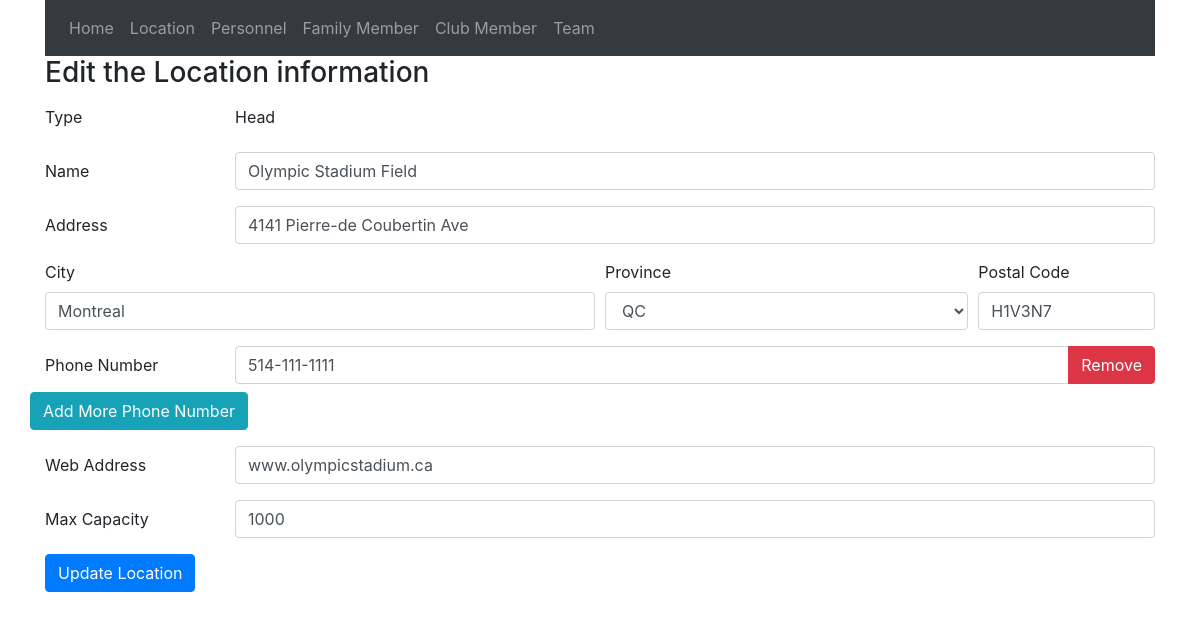
Page /Location/edit_location/1 on the committed database.
### tables this page shows
CREATE TABLE Location (
    location_id INT AUTO_INCREMENT PRIMARY KEY,
    location_name VARCHAR(100) NOT NULL,
    location_type ENUM('Head','Branch') NOT NULL,
    address VARCHAR(200),
    city VARCHAR(100),
    province VARCHAR(50),
    postal_code VARCHAR(12),
    web_address VARCHAR(255),
    max_capacity INT

);

CREATE TABLE LocationPhone(
    location_id INT,
    phone_number VARCHAR(20),
    PRIMARY KEY(location_id, phone_number),
    FOREIGN KEY(location_id) REFERENCES Location(location_id)
);

### app/core/app.php (called while the page is built, shortened)
<?php
    class App{
        protected $currentMethod = 'index';
        public function __construct()
        {
            $url = $this->parseURL();
            $url = $url ?? [];
            if(isset($url[0]) && file_exists(__DIR__ . '/../controllers/' . $url[0] . '.php')){
                unset($url[0]);
            }
            $this->currentController = new $this->currentController;
            if(isset($url[1])){
                if(method_exists($this->currentController, $url[1])){
                    $this->currentMethod = $url[1];
                    unset($url[1]);
                }
            }
            $this->params = $url ? array_values($url) : [];
            call_user_func_array([$this->currentController, $this->currentMethod], $this->params);
        }
        public function parseURL(){
            if(isset($_GET['url'])){
                $url = rtrim($_GET['url'], '/');
                $url = filter_var($url, FILTER_SANITIZE_URL);
                $url = explode('/',$url);
                return $url;
            }
            return [];
        }
    }

### public/index.php (called while the page is built, shortened)
<?php
    $init = new App;
?>

### app/core/Model.php (called while the page is built, shortened)
<?php
class Model
{
    private $host = DB_HOST;
    private $user = DB_USER;
    private $pass = DB_PASS;
    private $dbname = DB_NAME;
    private $dbh;
    private $stmt;
    public function __construct()
    {
        $dsn = 'mysql:host=' . $this->host . ';dbname=' . $this->dbname;
        $options = array(
            PDO::ATTR_PERSISTENT => true,
            PDO::ATTR_ERRMODE => PDO::ERRMODE_EXCEPTION
        );
        try {
            $this->dbh = new PDO($dsn, $this->user, $this->pass, $options);
        } catch (PDOException $e) {
            $this->error = $e->getMessage();
            echo $this->error;
        }
    }
    public function query($sql)
    {
        $this->stmt = $this->dbh->prepare($sql);
    }
    public function bind($param, $value, $type = null)
    {
        if (is_null($type)) {
            switch (true) {
                default:
                    $type = PDO::PARAM_STR;
            }
        }
        $this->stmt->bindValue($param, $value, $type);
    }
    public function execute()
    {
        return $this->stmt->execute();
    }
    public function getResultSet(){
        $this->execute();
        return $this->stmt->fetchAll(PDO::FETCH_OBJ);
    }
    public function getSingle(){
        $this->execute();
        return $this->stmt->fetch(PDO::FETCH_OBJ);
    }
}

### app/models/location_model.php (called while the page is built, shortened)
<?php
class location_model extends Model{
    public function get_location($location_id){
        $this->query("SELECT * FROM location WHERE location_id = :location_id");
        $this->bind(":location_id",$location_id);
        return $this->getSingle();
    }
    public function get_location_phone_numbers($location_id){
        $this->query("SELECT phone_number FROM LocationPhone WHERE location_id = :location_id");
        $this->bind(":location_id",$location_id);
        return $this->getResultSet();
    }
}
?>

### app/views/Location/edit_location.php (the view, shortened to what this page needs)
<?php require APPROOT . '/views/includes/header.php';  ?>
<form method="post" action="<?= URLROOT; ?>/Location/edit_location/<?= $data['location']->location_id ?>">
    <h3>Edit the Location information</h3>
  <div class="form-group row">
    <label for="type_input" class="col-sm-2 col-form-label">Type</label>
    <div class="col-sm-10">
      <input type="text" readonly class="form-control-plaintext" id="type_input" name="location_type" value="<?= $data['location']->location_type ?>">
    </div>
  </div>
  <div class="form-group row">
    <label for="name_input" class="col-sm-2 col-form-label">Name</label>
    <div class="col-sm-10">
      <input type="text" class="form-control" id="name_input" name="location_name" value="<?= $data['location']->location_name ?>">
    </div>
  </div>
    <div class="form-group row">
        <label for="address_input" class="col-sm-2 col-form-label">Address</label>
        <div class="col-sm-10">
        <input type="text" class="form-control" id="address_input" name="address" value="<?= $data['location']->address ?>">
        </div>
    </div>
    <div class="form-row">
    <div class="form-group col-md-6">
      <label for="city_input">City</label>
      <input type="text" class="form-control" id="city_input" name="city" value="<?= $data['location']->city ?>">
    </div>
    <div class="form-group col-md-4">
      <label for="province_input">Province</label>
      <select id="province_input" class="form-control" name="province">
        <option selected hidden><?= $data['location']->province ?></option>
      </select>
    </div>
    <div class="form-group col-md-2">
      <label for="postal_code_input">Postal Code</label>
      <input type="text" class="form-control" id="postal_code_input" name="postal_code" value="<?= $data['location']->postal_code ?>">
    </div>
  </div>
          <div class="form-group row">
  <label class="col-sm-2 col-form-label">Phone Number</label>
  <div class="col-sm-10" id="phone-inputs-container">
    <?php foreach($data['phones'] as $index => $phone): ?>
      <div class="input-group mb-2 phone-row">
        <input type="tel"
               class="form-control phone-input-field"
               name="phone_number[]"
               value="<?= htmlspecialchars($phone->phone_number) ?>"
               placeholder="Phone Number"
               <?= $index === 0 ? 'required' : '' ?>>
        <div class="input-group-append">
          <button type="button" class="btn btn-danger" onclick="removePhoneRow(this)">Remove</button>
        </div>
      </div>
    <?php endforeach; ?>
  </div>
  <button type="button" id="add-btn" class="btn btn-info" onclick="addPhoneInput()">Add More Phone Number</button>
</div>
    <div class="form-group row">
        <label for="web_address_input" class="col-sm-2 col-form-label">Web Address</label>
        <div class="col-sm-10">
        <input type="text" class="form-control" id="web_address_input" name="web_address" value="<?= $data['location']->web_address ?>">
        </div>
    </div>
    <div class="form-group row">
        <label for="max_capacity_input" class="col-sm-2 col-form-label">Max Capacity</label>
        <div class="col-sm-10">
        <input type="number" class="form-control" id="max_capacity_input" name="max_capacity" value="<?= $data['location']->max_capacity ?>">
        </div>
    </div>
    <button class="btn btn-primary" type="submit" name="submit">Update Location</button>
</form>
<?php require APPROOT . '/views/includes/footer.php'; ?>

### rows in the picture
location: location_type "Head", location_name "Olympic Stadium Field", address "4141 Pierre-de Coubertin Ave", city "Montreal", province "QC", postal_code "H1V3N7", web_address "www.olympicstadium.ca", max_capacity "1000"
locationphone: phone_number "514-111-1111"
